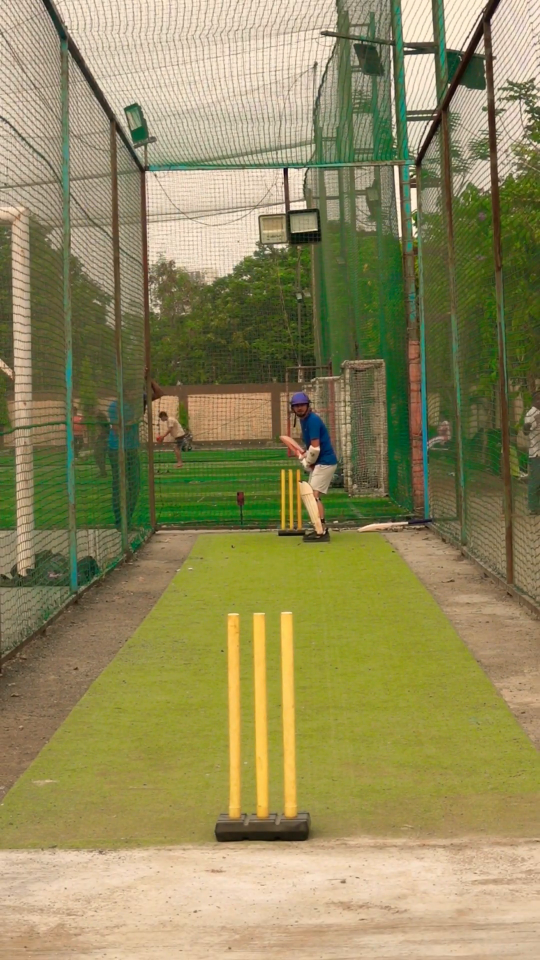
#> input picture frame 0 of test.mp4, 1080 x 1920 px, given in place of workingresult.mp4, which was not available (shown at 1/2 size)
$ python compare_video.py
#> lines starting #> are read from the running program, lines starting #| are printed output that depends on the picture; pictures that were not available may be replaced by others from this repository, and a replacement may not be noted
"""Side-by-side frame strip: workingresult.mp4 vs current test3_tracked.mp4."""
from pathlib import Path
import cv2
import numpy as np

ROOT = Path("/Users/nirajkafle/Desktop/niraj/dev-projects/pocket-drs")
WORKING = ROOT / "workingresult.mp4"
CUR = ROOT / "dump/validation/test3/test3_tracked.mp4"
OUT = ROOT / "dump/validation/test3/compare.png"


def sample(path: Path, n: int = 5):
#> called with n = 5
    cap = cv2.VideoCapture(str(path))
    fps = cap.get(cv2.CAP_PROP_FPS)
    tot = int(cap.get(cv2.CAP_PROP_FRAME_COUNT))
    print(f"{path.name}: fps={fps} frames={tot} dur={tot/fps:.2f}s")
    idxs = [int(i * (tot - 1) / (n - 1)) for i in range(n)]
    out = []
    for i, f in enumerate(idxs):
        cap.set(cv2.CAP_PROP_POS_FRAMES, f)
        ok, frame = cap.read()
        if not ok: continue
        h, w = frame.shape[:2]
        cv2.rectangle(frame, (0, 0), (w, 36), (0, 0, 0), -1)
        cv2.putText(frame, f"{path.stem} f={f} t={int(f/fps*1000)}ms", (8, 26),
                    cv2.FONT_HERSHEY_SIMPLEX, 0.55, (255, 255, 255), 1, cv2.LINE_AA)
        out.append(frame)
#> this loop made 5 passes
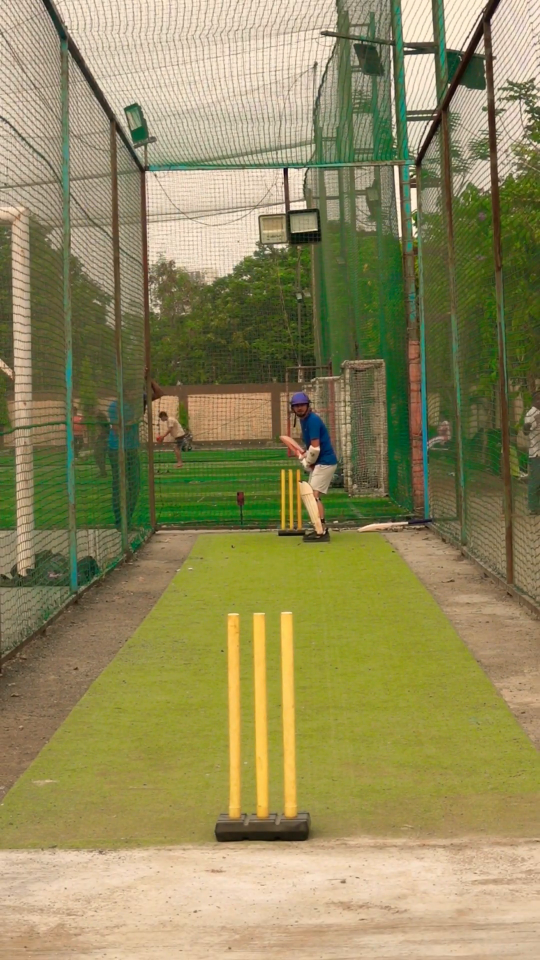
#> input picture frame 0 of test.mp4, 1080 x 1920 px, given in place of workingresult.mp4, which was not available (shown at 1/2 size)
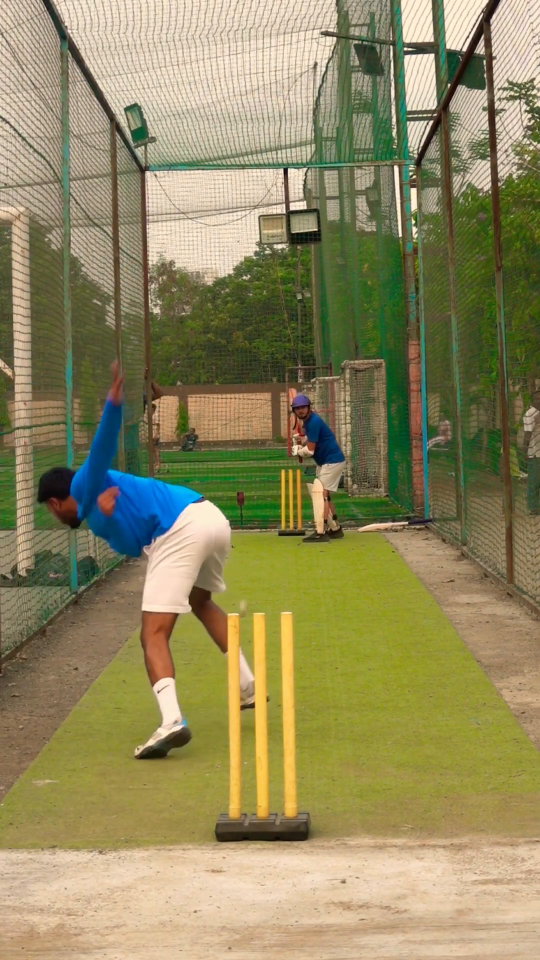
#> input picture frame 52 of test.mp4, 1080 x 1920 px, given in place of workingresult.mp4, which was not available (shown at 1/2 size)
#> after the loop, out = 2 items
    cap.release()
    return out


w = sample(WORKING)
#> w = 2 items
c = sample(CUR)
#| test3_tracked.mp4: fps=30.0 frames=209 dur=6.97s
#> the loop in sample (call 2), `for i, f in enumerate(idxs):` made 5 passes
#> f on passes 3 to 5: 104, 156, 208
#> (f, h, w) on passes 1 to 2: (0, 1920, 1080), (52, 1920, 1080)
#> c = 2 items
N = min(len(w), len(c))
#> N = 2

# stack each row: working | current
rows = []
for i in range(N):
    a = w[i]
    b = c[i]
    h = min(a.shape[0], b.shape[0])
    a = cv2.resize(a, (int(a.shape[1] * h / a.shape[0]), h))
    b = cv2.resize(b, (int(b.shape[1] * h / b.shape[0]), h))
    row = np.hstack([a, b])
    rows.append(row)
#> this loop made 2 passes
#> pass 1, `a = w[i]`:
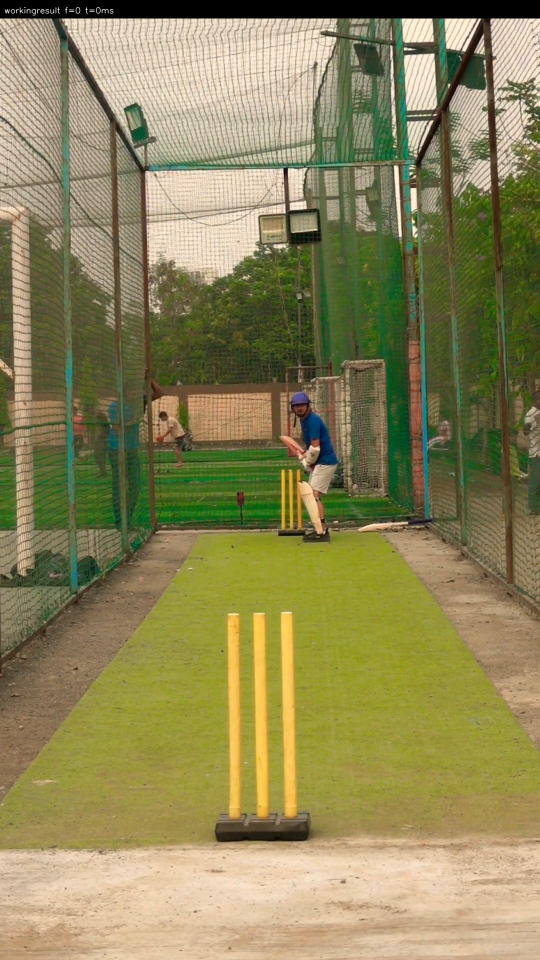
#> a: shape (1920, 1080, 3) (shown at 1/2 size); mean B, G, R 88.2, 133.8, 140.7
#> pass 1, `row = np.hstack([a, b])`:
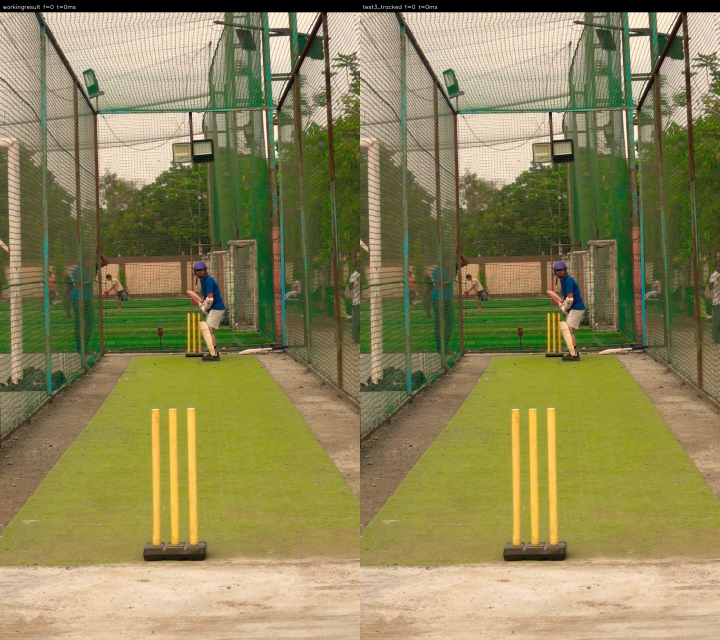
#> row: shape (1920, 2160, 3) (shown at 1/3 size); mean B, G, R 88.2, 133.8, 140.7
#> pass 2, `a = w[i]`:
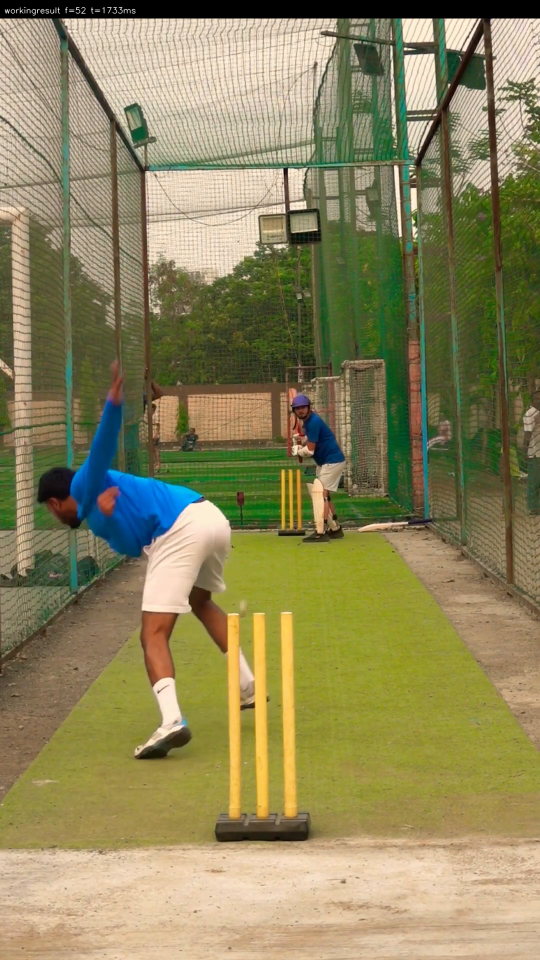
#> a: shape (1920, 1080, 3) (shown at 1/2 size); mean B, G, R 91.6, 133.1, 140.2
#> after the loop, rows = 2 items

# stack all rows
rw = max(r.shape[1] for r in rows)
#> rw = 2160
for i, r in enumerate(rows):
    if r.shape[1] != rw:
        pad = np.zeros((r.shape[0], rw - r.shape[1], 3), dtype=np.uint8)
        rows[i] = np.hstack([r, pad])

grid = np.vstack(rows)
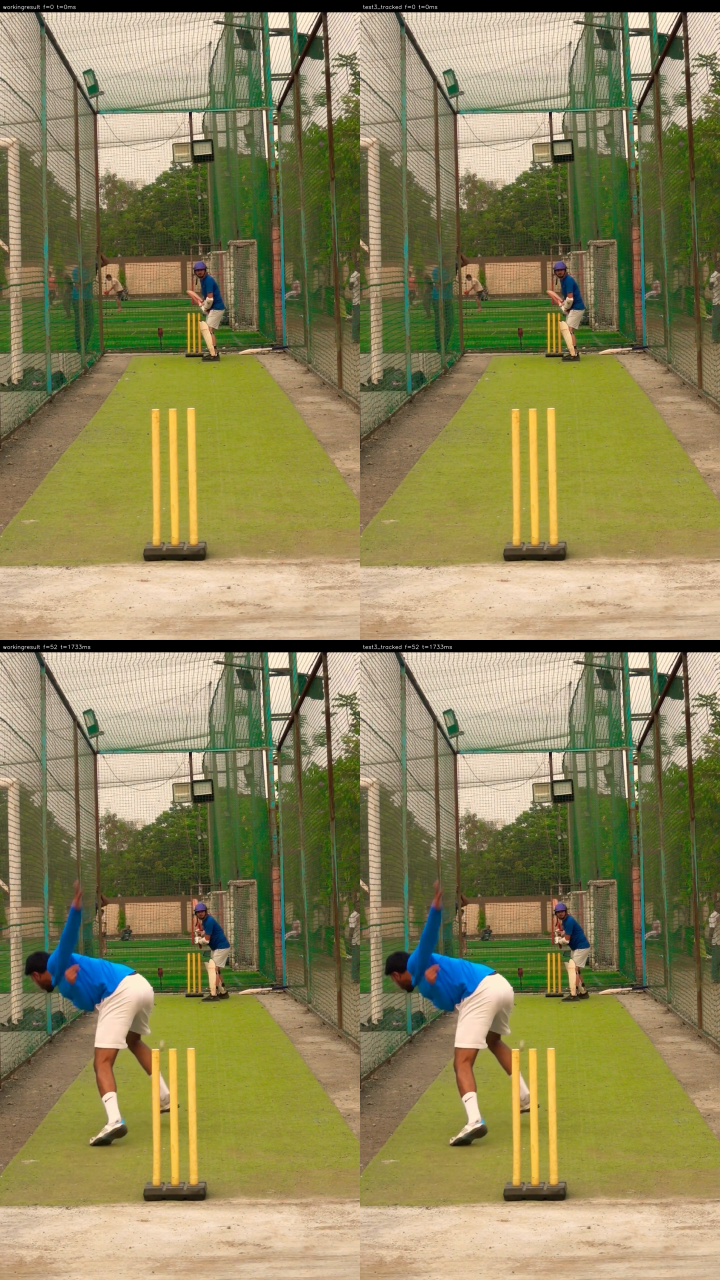
#> grid: shape (3840, 2160, 3) (shown at 1/3 size); mean of channels 0, 1, 2 89.9, 133.5, 140.4; drawn as B, G, R
# resize down
H_t, W_t = grid.shape[:2]
#> H_t = 3840; W_t = 2160
max_w = 1100
if W_t > max_w:
    s = max_w / W_t
#> s = 0.509
    grid = cv2.resize(grid, (max_w, int(H_t * s)))
#> grid: shape (1955, 1100, 3)
cv2.imwrite(str(OUT), grid)
print("wrote:", OUT, grid.shape)
#| wrote: /Users/nirajkafle/Desktop/niraj/dev-projects/pocket-drs/dump/validation/test3/compare.png (1955, 1100, 3)

$ run again, starting later in the video
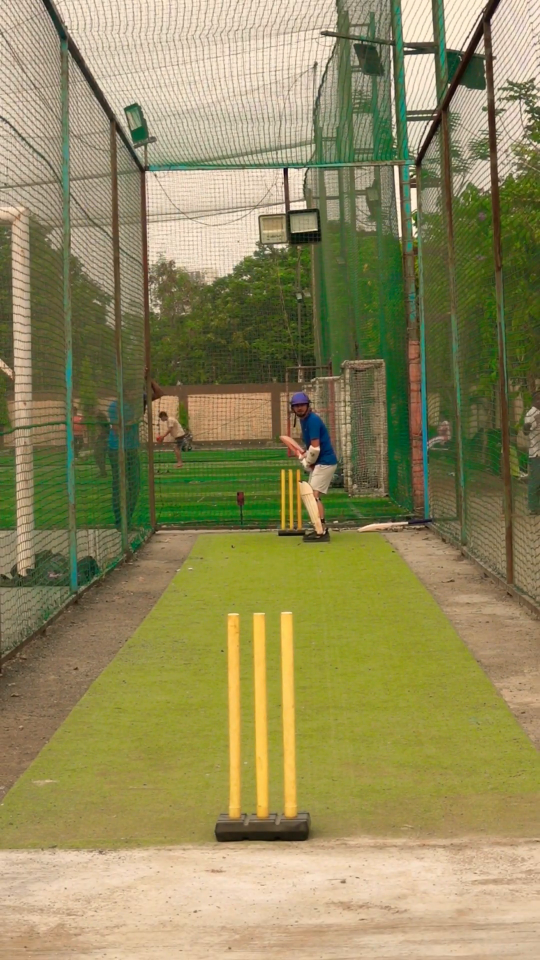
#> input picture frame 0 of test.mp4, 1080 x 1920 px, given in place of workingresult.mp4, which was not available (shown at 1/2 size)
#> the loop in sample, `for i, f in enumerate(idxs):` made 5 passes
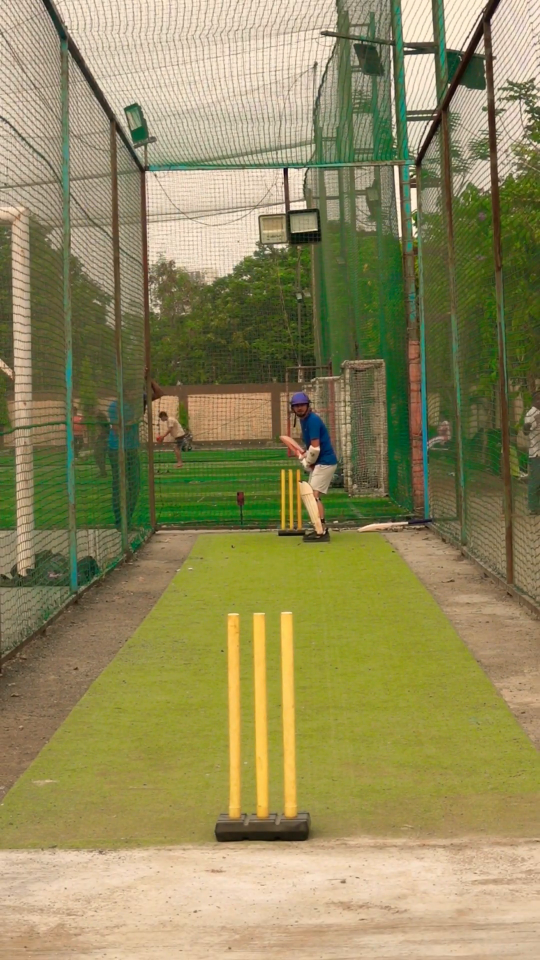
#> input picture frame 0 of test.mp4, 1080 x 1920 px, given in place of workingresult.mp4, which was not available (shown at 1/2 size)
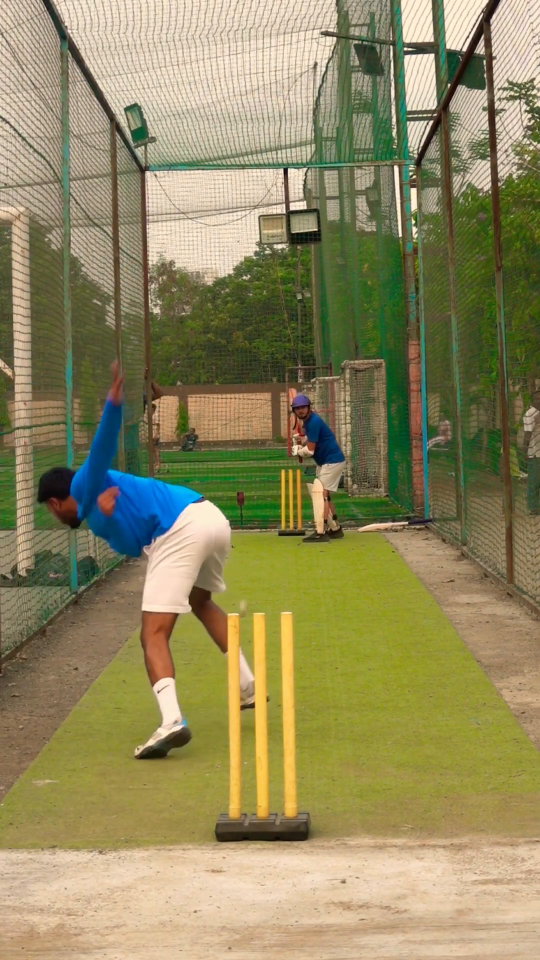
#> input picture frame 52 of test.mp4, 1080 x 1920 px, given in place of workingresult.mp4, which was not available (shown at 1/2 size)
#> after the loop in sample, `for i, f in enumerate(idxs):`: out = 2 items
#| test3_tracked.mp4: fps=30.0 frames=209 dur=6.97s
#> the loop in sample (call 2), `for i, f in enumerate(idxs):` made 5 passes
#> f on passes 3 to 5: 104, 156, 208
#> N = 2
#> after the loop `for i in range(N):`: rows = 2 items
#> rw = 2160
#> the loop `for i, r in enumerate(rows):` made 2 passes
#| wrote: /Users/nirajkafle/Desktop/niraj/dev-projects/pocket-drs/dump/validation/test3/compare.png (1955, 1100, 3)

$ run again, starting later in the video
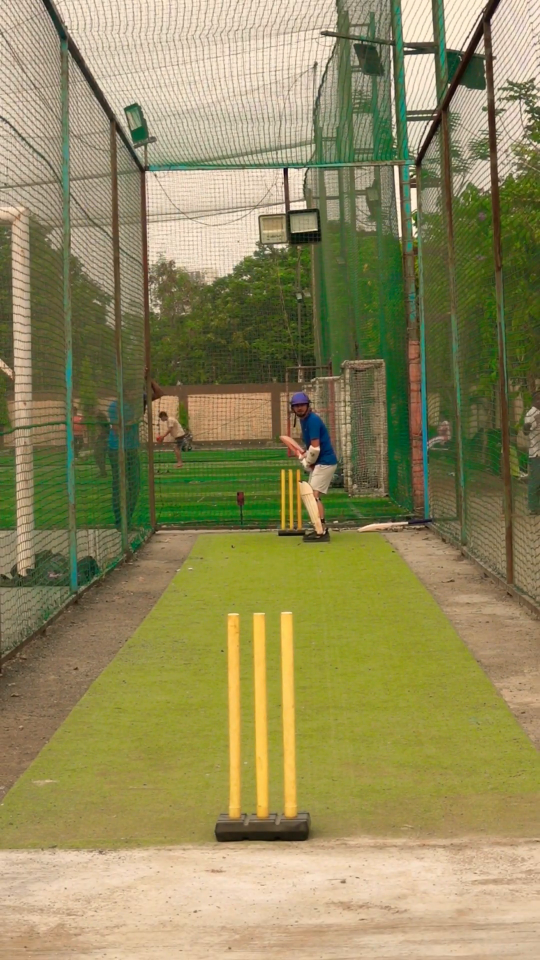
#> input picture frame 0 of test.mp4, 1080 x 1920 px, given in place of workingresult.mp4, which was not available (shown at 1/2 size)
#> the loop in sample, `for i, f in enumerate(idxs):` made 5 passes
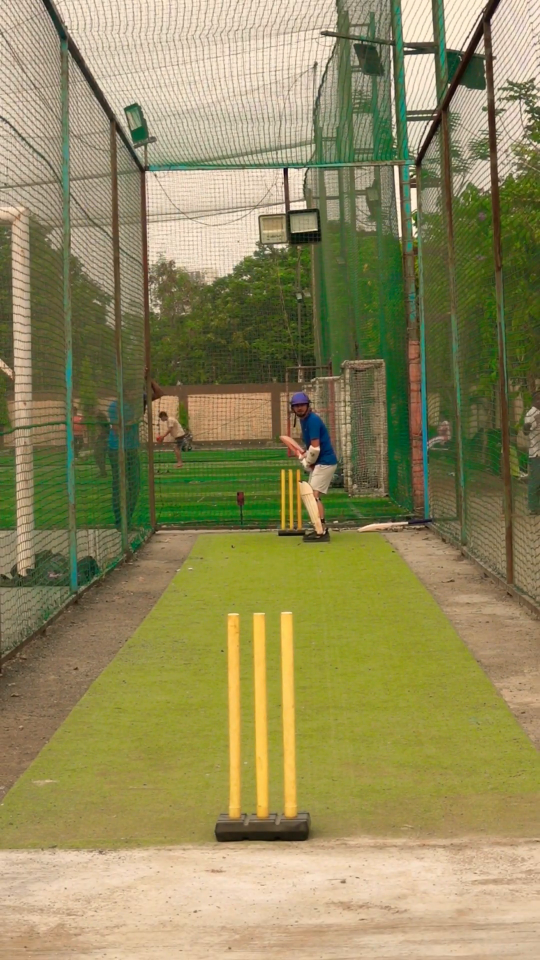
#> input picture frame 0 of test.mp4, 1080 x 1920 px, given in place of workingresult.mp4, which was not available (shown at 1/2 size)
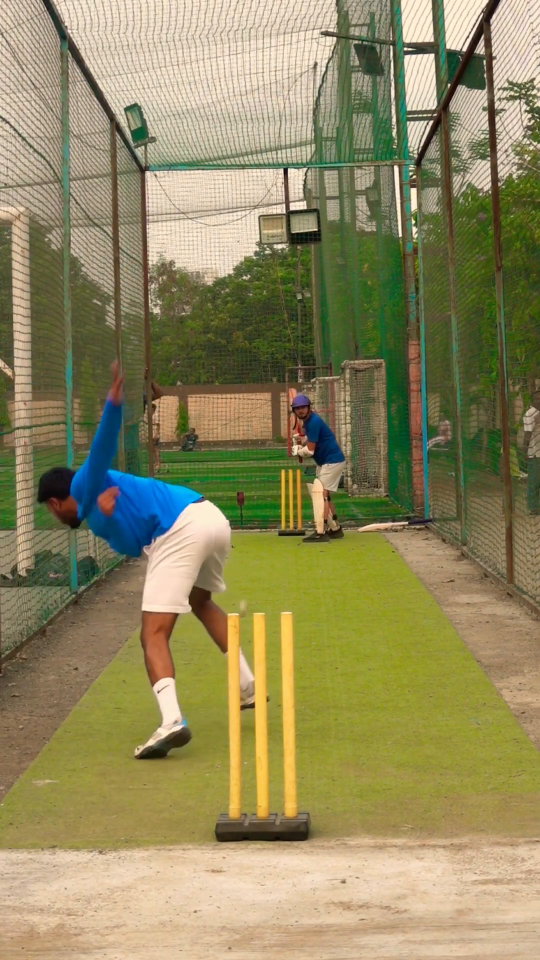
#> input picture frame 52 of test.mp4, 1080 x 1920 px, given in place of workingresult.mp4, which was not available (shown at 1/2 size)
#> after the loop in sample, `for i, f in enumerate(idxs):`: out = 2 items
#| test3_tracked.mp4: fps=30.0 frames=209 dur=6.97s
#> the loop in sample (call 2), `for i, f in enumerate(idxs):` made 5 passes
#> f on passes 3 to 5: 104, 156, 208
#> N = 2
#> after the loop `for i in range(N):`: rows = 2 items
#> rw = 2160
#> the loop `for i, r in enumerate(rows):` made 2 passes
#| wrote: /Users/nirajkafle/Desktop/niraj/dev-projects/pocket-drs/dump/validation/test3/compare.png (1955, 1100, 3)
